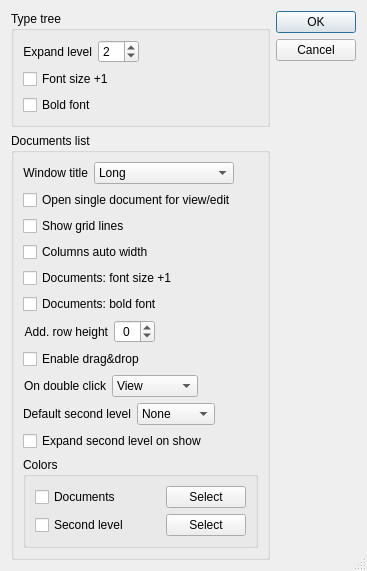
<?xml version="1.0" encoding="UTF-8"?>
<ui version="4.0">
 <class>DocTreeSettings</class>
 <widget class="QDialog" name="DocTreeSettings">
  <property name="geometry">
   <rect>
    <x>0</x>
    <y>0</y>
    <width>353</width>
    <height>511</height>
   </rect>
  </property>
  <property name="windowTitle">
   <string>Document tree settings</string>
  </property>
  <property name="locale">
   <locale language="English" country="UnitedStates"/>
  </property>
  <property name="sizeGripEnabled">
   <bool>true</bool>
  </property>
  <layout class="QHBoxLayout" name="horizontalLayout_6">
   <item>
    <layout class="QVBoxLayout" name="verticalLayout">
     <item>
      <widget class="QGroupBox" name="gbTypeTree">
       <property name="title">
        <string>Type tree</string>
       </property>
       <layout class="QVBoxLayout" name="verticalLayout_3">
        <item>
         <widget class="QWidget" name="wdExpandLevel" native="true">
          <layout class="QHBoxLayout" name="horizontalLayout">
           <property name="leftMargin">
            <number>0</number>
           </property>
           <property name="topMargin">
            <number>0</number>
           </property>
           <property name="rightMargin">
            <number>0</number>
           </property>
           <property name="bottomMargin">
            <number>0</number>
           </property>
           <item>
            <widget class="QLabel" name="label_3">
             <property name="text">
              <string>Expand level</string>
             </property>
             <property name="alignment">
              <set>Qt::AlignRight|Qt::AlignTrailing|Qt::AlignVCenter</set>
             </property>
            </widget>
           </item>
           <item>
            <widget class="QSpinBox" name="spExpandTT">
             <property name="value">
              <number>2</number>
             </property>
            </widget>
           </item>
           <item>
            <spacer name="horizontalSpacer">
             <property name="orientation">
              <enum>Qt::Horizontal</enum>
             </property>
             <property name="sizeHint" stdset="0">
              <size>
               <width>40</width>
               <height>20</height>
              </size>
             </property>
            </spacer>
           </item>
          </layout>
         </widget>
        </item>
        <item>
         <widget class="QCheckBox" name="cbTTFontPlusOne">
          <property name="text">
           <string>Font size +1</string>
          </property>
         </widget>
        </item>
        <item>
         <widget class="QCheckBox" name="cbTTFontBold">
          <property name="text">
           <string>Bold font</string>
          </property>
         </widget>
        </item>
       </layout>
      </widget>
     </item>
     <item>
      <widget class="QGroupBox" name="groupBox">
       <property name="title">
        <string>Documents list</string>
       </property>
       <layout class="QVBoxLayout" name="verticalLayout_2">
        <item>
         <widget class="QWidget" name="wdWindowTitle" native="true">
          <layout class="QHBoxLayout" name="horizontalLayout_5">
           <property name="leftMargin">
            <number>0</number>
           </property>
           <property name="topMargin">
            <number>0</number>
           </property>
           <property name="rightMargin">
            <number>0</number>
           </property>
           <property name="bottomMargin">
            <number>0</number>
           </property>
           <item>
            <widget class="QLabel" name="label_4">
             <property name="text">
              <string>Window title</string>
             </property>
             <property name="alignment">
              <set>Qt::AlignRight|Qt::AlignTrailing|Qt::AlignVCenter</set>
             </property>
            </widget>
           </item>
           <item>
            <widget class="QComboBox" name="cbWindowTitle">
             <property name="sizeAdjustPolicy">
              <enum>QComboBox::AdjustToContents</enum>
             </property>
             <item>
              <property name="text">
               <string>Long</string>
              </property>
             </item>
             <item>
              <property name="text">
               <string>Short</string>
              </property>
             </item>
             <item>
              <property name="text">
               <string>Without group name</string>
              </property>
             </item>
            </widget>
           </item>
           <item>
            <spacer name="horizontalSpacer_6">
             <property name="orientation">
              <enum>Qt::Horizontal</enum>
             </property>
             <property name="sizeHint" stdset="0">
              <size>
               <width>40</width>
               <height>20</height>
              </size>
             </property>
            </spacer>
           </item>
          </layout>
         </widget>
        </item>
        <item>
         <widget class="QCheckBox" name="cbOpenSingle">
          <property name="text">
           <string>Open single document for view/edit</string>
          </property>
         </widget>
        </item>
        <item>
         <widget class="QCheckBox" name="cbShowGrid">
          <property name="text">
           <string>Show grid lines</string>
          </property>
         </widget>
        </item>
        <item>
         <widget class="QCheckBox" name="cbAutoWidth">
          <property name="text">
           <string>Columns auto width</string>
          </property>
         </widget>
        </item>
        <item>
         <widget class="QCheckBox" name="cbDocFontPlusOne">
          <property name="text">
           <string>Documents: font size +1</string>
          </property>
         </widget>
        </item>
        <item>
         <widget class="QCheckBox" name="cbDocFontBold">
          <property name="text">
           <string>Documents: bold font</string>
          </property>
         </widget>
        </item>
        <item>
         <widget class="QWidget" name="wdAddRowHeight" native="true">
          <layout class="QHBoxLayout" name="horizontalLayout_7">
           <property name="leftMargin">
            <number>0</number>
           </property>
           <property name="topMargin">
            <number>0</number>
           </property>
           <property name="rightMargin">
            <number>0</number>
           </property>
           <property name="bottomMargin">
            <number>0</number>
           </property>
           <item>
            <widget class="QLabel" name="lblAddRowHeight">
             <property name="text">
              <string>Add. row height</string>
             </property>
             <property name="alignment">
              <set>Qt::AlignRight|Qt::AlignTrailing|Qt::AlignVCenter</set>
             </property>
            </widget>
           </item>
           <item>
            <widget class="QSpinBox" name="sbAddRowHeight">
             <property name="alignment">
              <set>Qt::AlignCenter</set>
             </property>
             <property name="minimum">
              <number>-2</number>
             </property>
             <property name="maximum">
              <number>20</number>
             </property>
            </widget>
           </item>
           <item>
            <spacer name="horizontalSpacer_5">
             <property name="orientation">
              <enum>Qt::Horizontal</enum>
             </property>
             <property name="sizeHint" stdset="0">
              <size>
               <width>40</width>
               <height>20</height>
              </size>
             </property>
            </spacer>
           </item>
          </layout>
         </widget>
        </item>
        <item>
         <widget class="QCheckBox" name="cbDragDrop">
          <property name="text">
           <string>Enable drag&amp;&amp;drop</string>
          </property>
         </widget>
        </item>
        <item>
         <widget class="QWidget" name="wdDocDblClick" native="true">
          <layout class="QHBoxLayout" name="horizontalLayout_3">
           <property name="leftMargin">
            <number>0</number>
           </property>
           <property name="topMargin">
            <number>0</number>
           </property>
           <property name="rightMargin">
            <number>0</number>
           </property>
           <property name="bottomMargin">
            <number>0</number>
           </property>
           <item>
            <widget class="QLabel" name="label_2">
             <property name="text">
              <string>On double click</string>
             </property>
             <property name="alignment">
              <set>Qt::AlignRight|Qt::AlignTrailing|Qt::AlignVCenter</set>
             </property>
            </widget>
           </item>
           <item>
            <widget class="QComboBox" name="cbDocDblClick">
             <property name="sizeAdjustPolicy">
              <enum>QComboBox::AdjustToContents</enum>
             </property>
             <item>
              <property name="text">
               <string>View</string>
              </property>
             </item>
             <item>
              <property name="text">
               <string>Properties</string>
              </property>
             </item>
            </widget>
           </item>
           <item>
            <spacer name="horizontalSpacer_4">
             <property name="orientation">
              <enum>Qt::Horizontal</enum>
             </property>
             <property name="sizeHint" stdset="0">
              <size>
               <width>40</width>
               <height>20</height>
              </size>
             </property>
            </spacer>
           </item>
          </layout>
         </widget>
        </item>
        <item>
         <widget class="QWidget" name="wdSecondLevel" native="true">
          <layout class="QHBoxLayout" name="horizontalLayout_4">
           <property name="leftMargin">
            <number>0</number>
           </property>
           <property name="topMargin">
            <number>0</number>
           </property>
           <property name="rightMargin">
            <number>0</number>
           </property>
           <property name="bottomMargin">
            <number>0</number>
           </property>
           <item>
            <widget class="QLabel" name="label">
             <property name="text">
              <string>Default second level</string>
             </property>
             <property name="alignment">
              <set>Qt::AlignRight|Qt::AlignTrailing|Qt::AlignVCenter</set>
             </property>
            </widget>
           </item>
           <item>
            <widget class="QComboBox" name="cbSecondLevel">
             <item>
              <property name="text">
               <string>None</string>
              </property>
             </item>
             <item>
              <property name="text">
               <string>Layouts</string>
              </property>
             </item>
             <item>
              <property name="text">
               <string>Versions</string>
              </property>
             </item>
             <item>
              <property name="text">
               <string>History</string>
              </property>
             </item>
            </widget>
           </item>
           <item>
            <spacer name="horizontalSpacer_3">
             <property name="orientation">
              <enum>Qt::Horizontal</enum>
             </property>
             <property name="sizeHint" stdset="0">
              <size>
               <width>40</width>
               <height>20</height>
              </size>
             </property>
            </spacer>
           </item>
          </layout>
         </widget>
        </item>
        <item>
         <widget class="QCheckBox" name="cbExpandOnShow">
          <property name="text">
           <string>Expand second level on show</string>
          </property>
         </widget>
        </item>
        <item>
         <layout class="QHBoxLayout" name="horizontalLayout_2">
          <item>
           <widget class="QGroupBox" name="gbColors">
            <property name="title">
             <string>Colors</string>
            </property>
            <layout class="QGridLayout" name="gridLayout" columnstretch="0,0,0">
             <item row="0" column="0">
              <widget class="QCheckBox" name="cbDocument">
               <property name="text">
                <string>Documents</string>
               </property>
              </widget>
             </item>
             <item row="0" column="2">
              <widget class="QPushButton" name="pbDocument">
               <property name="text">
                <string>Select</string>
               </property>
              </widget>
             </item>
             <item row="1" column="2">
              <widget class="QPushButton" name="pbLayout">
               <property name="text">
                <string>Select</string>
               </property>
              </widget>
             </item>
             <item row="1" column="0">
              <widget class="QCheckBox" name="cbLayout">
               <property name="text">
                <string>Second level</string>
               </property>
              </widget>
             </item>
             <item row="1" column="1">
              <widget class="QWidget" name="wLayout" native="true">
               <property name="minimumSize">
                <size>
                 <width>25</width>
                 <height>0</height>
                </size>
               </property>
              </widget>
             </item>
             <item row="0" column="1">
              <widget class="QWidget" name="wDocument" native="true">
               <property name="minimumSize">
                <size>
                 <width>25</width>
                 <height>0</height>
                </size>
               </property>
              </widget>
             </item>
            </layout>
           </widget>
          </item>
          <item>
           <spacer name="horizontalSpacer_2">
            <property name="orientation">
             <enum>Qt::Horizontal</enum>
            </property>
            <property name="sizeHint" stdset="0">
             <size>
              <width>40</width>
              <height>20</height>
             </size>
            </property>
           </spacer>
          </item>
         </layout>
        </item>
        <item>
         <spacer name="verticalSpacer">
          <property name="orientation">
           <enum>Qt::Vertical</enum>
          </property>
          <property name="sizeHint" stdset="0">
           <size>
            <width>225</width>
            <height>11</height>
           </size>
          </property>
         </spacer>
        </item>
       </layout>
      </widget>
     </item>
    </layout>
   </item>
   <item>
    <widget class="QDialogButtonBox" name="buttonBox">
     <property name="orientation">
      <enum>Qt::Vertical</enum>
     </property>
     <property name="standardButtons">
      <set>QDialogButtonBox::Cancel|QDialogButtonBox::Ok</set>
     </property>
    </widget>
   </item>
  </layout>
 </widget>
 <resources/>
 <connections>
  <connection>
   <sender>buttonBox</sender>
   <signal>accepted()</signal>
   <receiver>DocTreeSettings</receiver>
   <slot>accept()</slot>
   <hints>
    <hint type="sourcelabel">
     <x>248</x>
     <y>254</y>
    </hint>
    <hint type="destinationlabel">
     <x>157</x>
     <y>274</y>
    </hint>
   </hints>
  </connection>
  <connection>
   <sender>buttonBox</sender>
   <signal>rejected()</signal>
   <receiver>DocTreeSettings</receiver>
   <slot>reject()</slot>
   <hints>
    <hint type="sourcelabel">
     <x>316</x>
     <y>260</y>
    </hint>
    <hint type="destinationlabel">
     <x>286</x>
     <y>274</y>
    </hint>
   </hints>
  </connection>
 </connections>
</ui>
